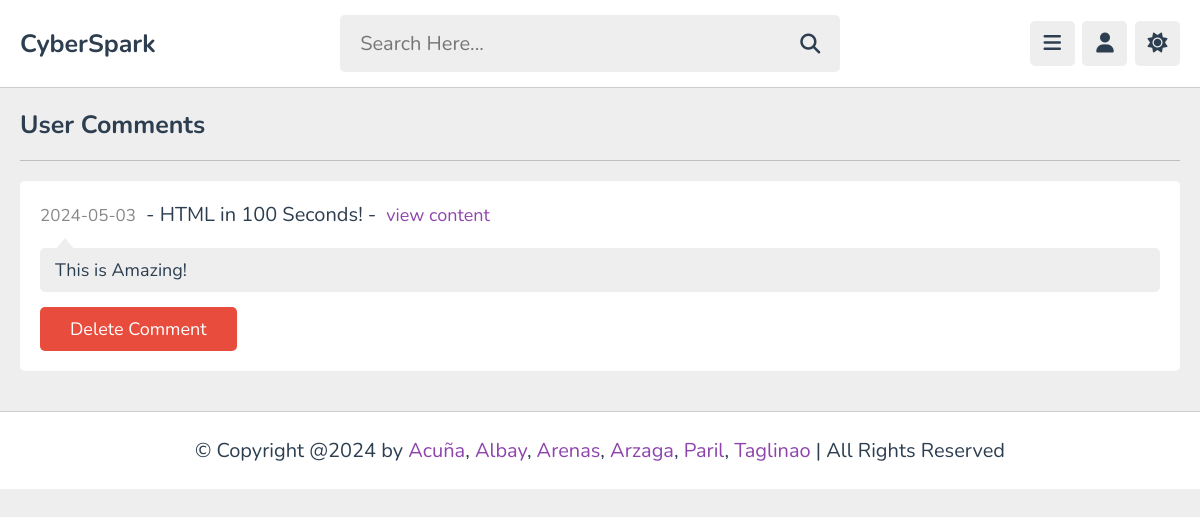
/admin/comments.php (signed in), run on the app's committed database.
### tables this page shows
CREATE TABLE `comments` (
  `id` varchar(20) NOT NULL,
  `content_id` varchar(20) NOT NULL,
  `user_id` varchar(20) NOT NULL,
  `tutor_id` varchar(20) NOT NULL,
  `comment` varchar(20) NOT NULL,
  `date` date NOT NULL DEFAULT current_timestamp()
);

CREATE TABLE `content` (
  `id` varchar(20) NOT NULL,
  `tutor_id` varchar(20) NOT NULL,
  `playlist_id` varchar(20) NOT NULL,
  `title` varchar(100) NOT NULL,
  `description` varchar(1000) NOT NULL,
  `video` varchar(100) NOT NULL,
  `thumb` varchar(100) NOT NULL,
  `date` date NOT NULL DEFAULT current_timestamp(),
  `status` varchar(20) NOT NULL DEFAULT 'deactive'
);

### admin/comments.php (the view, shortened to what this page needs)
<?php
include '../components/connect.php';
if(isset($_COOKIE['tutor_id'])){
   $tutor_id = $_COOKIE['tutor_id'];
}else{
   $tutor_id = '';
   header('location:login.php');
}
?>
<!DOCTYPE html>
<html lang="en">
<head>
   <link rel="stylesheet" href="https://cdnjs.cloudflare.com/ajax/libs/font-awesome/6.2.0/css/all.min.css">
   <link rel="stylesheet" href="../css/admin_styles.css">
</head>
<body>
<?php include '../components/admin_header.php'; ?>
<section class="comments">
   <h1 class="heading">User Comments</h1>
   <div class="show-comments">
      <?php
         $select_comments = $conn->prepare("SELECT * FROM `comments` WHERE tutor_id = ?");
         $select_comments->execute([$tutor_id]);
         if($select_comments->rowCount() > 0){
            while($fetch_comment = $select_comments->fetch(PDO::FETCH_ASSOC)){
               $select_content = $conn->prepare("SELECT * FROM `content` WHERE id = ?");
               $select_content->execute([$fetch_comment['content_id']]);
               $fetch_content = $select_content->fetch(PDO::FETCH_ASSOC);
      ?>
      <div class="box" style="<?php if($fetch_comment['tutor_id'] == $tutor_id){echo 'order:-1;';} ?>">
         <div class="content"><span><?= $fetch_comment['date']; ?></span><p> - <?= $fetch_content['title']; ?> - </p><a href="view_content.php?get_id=<?= $fetch_content['id']; ?>">view content</a></div>
         <p class="text"><?= $fetch_comment['comment']; ?></p>
         <form action="" method="post">
            <button type="submit" name="delete_comment" class="inline-delete-btn" onclick="return confirm('delete this comment?');">Delete Comment</button>
         </form>
      </div>
      <?php
       }
      }else{
         echo '<p class="empty">No comments added yet!</p>';
      }
      ?>
      </div>
</section>
<?php include '../components/footer.php'; ?>
</body>
</html>

### css/admin_styles.css (style rules this page uses)
:root { --main-color:#8e44ad; --red:#e74c3c; --orange:#f39c12; --white:#fff; --black:#2c3e50; --light-color:#888; --light-bg:#eee; --border:.1rem solid rgba(0,0,0,.2); }
* { font-family: 'Nunito', sans-serif; margin: 0; padding: 0; box-sizing: border-box; outline: none; border: none; text-decoration: none; }
html { font-size: 62.5%; overflow-x: hidden; }
body { background-color: var(--light-bg); padding-left: 30rem; }
section { padding:2rem; max-width: 1200px; margin: 0 auto; }
.btn, .option-btn, .delete-btn, .inline-btn, .inline-option-btn, .inline-delete-btn { border-radius: .5rem; padding: 1rem 3rem; font-size: 1.8rem; color: #fff; margin-top: 1rem; text-transform: capitalize; cursor: pointer; text-align: center; }
.inline-btn, .inline-option-btn, .inline-delete-btn { display: inline-block; }
.delete-btn, .inline-delete-btn { background-color: var(--red); }
.heading { padding-bottom: 1.8rem; border-bottom: var(--border); font-size: 2.5rem; color: var(--black); text-transform: capitalize; margin-bottom: 2rem; }
.comments .show-comments { background-color: var(--white); border-radius: .5rem; padding: 2rem; display: grid; gap: 2.5rem; }
.comments .show-comments .content { margin-bottom: 2rem; }
.comments .show-comments .content p { font-size: 2rem; color: var(--black); padding: 0 1rem; display: inline-block; }
.comments .show-comments .content span { font-size: 1.7rem; color: var(--light-color); }
.comments .show-comments .content a { color: var(--main-color); font-size: 1.8rem; }
.comments .show-comments .text { border-radius: .5rem; background-color: var(--light-bg); padding: 1rem 1.5rem; color: var(--black); margin: .5rem 0; position: relative; z-index: 0; white-space: pre-line; font-size: 1.8rem; }
.comments .show-comments .text::before { content: ''; position: absolute; top: -1rem; left: 1.5rem; height: 1.2rem; width: 2rem; background-color: var(--light-bg); clip-path: polygon(50% 0%, 0% 100%, 100% 100%); }
@media (max-width:1200px) { body { padding-left: 0; } }

### data on the page
comments: date "2024-05-03", content.title "HTML in 100 Seconds!", comment "This is Amazing!"
